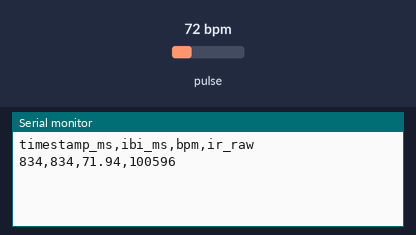
The sketch below on a simulated Arduino Uno, built with avr-gcc and run on an emulated ATmega328P. Shown: the last lines printed to the serial monitor. Inputs (shaded band) come from the test bench; at power-on: pulse 72 bpm.

Above: at 1.2 s.
1.3 s: pulse set to 42 bpm
At 2.7 s:
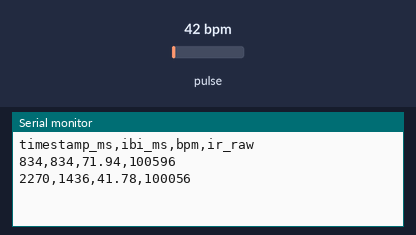
2.8 s: pulse set to 70 bpm
At 3.6 s:
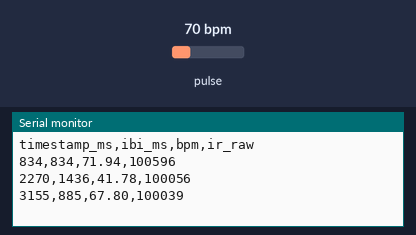
Timing chart, 0 to 5.8 s (numbered marks = the images above; inputs shaded):
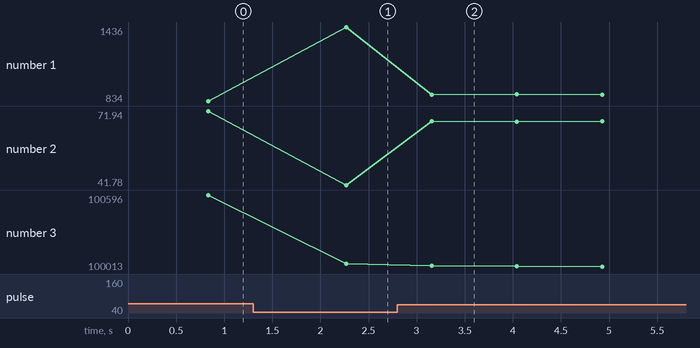

Measured:
- after the input at 1.3 s, the serial monitor: prints a new line after 0.97 s (image 1)
- after the input at 2.8 s, the serial monitor: prints a new line after 0.36 s (image 2)
- plotted number 1: 834 → 1436 after the input at 1.3 s, 1436 → 887 after the input at 2.8 s
- plotted number 2: 71.94 → 41.78 after the input at 1.3 s, 41.78 → 67.64 after the input at 2.8 s
- plotted number 3: 100596 → 100056 after the input at 1.3 s, 100056 → 100013 after the input at 2.8 s

The sketch:

hrv_captura.ino
```cpp
/*
 * HRV Captura - Experimento Coherencia Cardíaca
 * Proyecto: Teoría Sintérgica - Validación Experimental
 *
 * Hardware: Arduino Uno + MAX30105
 * Output: CSV via Serial (timestamp_ms, ibi_ms, bpm, ir_raw)
 */

#include <Wire.h>
#include "MAX30105.h"
#include "heartRate.h"

MAX30105 particleSensor;

const byte RATE_SIZE = 10;
byte rates[RATE_SIZE];
byte rateSpot = 0;
long lastBeat = 0;
long lastIBI = 0;
float beatsPerMinute;

void setup() {
  Serial.begin(115200);

  // Inicializar sensor
  if (!particleSensor.begin(Wire, I2C_SPEED_FAST)) {
    Serial.println("ERROR: MAX30105 no encontrado. Verificar conexiones.");
    while (1);
  }

  // Configuración del sensor
  particleSensor.setup();
  particleSensor.setPulseAmplitudeRed(0x0A);  // LED rojo para pulso
  particleSensor.setPulseAmplitudeGreen(0);    // LED verde apagado

  // Header CSV
  Serial.println("timestamp_ms,ibi_ms,bpm,ir_raw");
}

void loop() {
  long irValue = particleSensor.getIR();

  // Detectar latido
  if (checkForBeat(irValue) == true) {
    long delta = millis() - lastBeat;
    lastBeat = millis();
    lastIBI = delta;

    beatsPerMinute = 60000.0 / (float)delta;

    // Filtrar valores fisiológicamente posibles
    if (beatsPerMinute < 180 && beatsPerMinute > 40) {
      // Enviar datos: timestamp, IBI, BPM, señal IR cruda
      Serial.print(millis());
      Serial.print(",");
      Serial.print(lastIBI);
      Serial.print(",");
      Serial.print(beatsPerMinute, 2);
      Serial.print(",");
      Serial.println(irValue);
    }
  }

  delay(20);  // 50 Hz sampling rate
}
```
